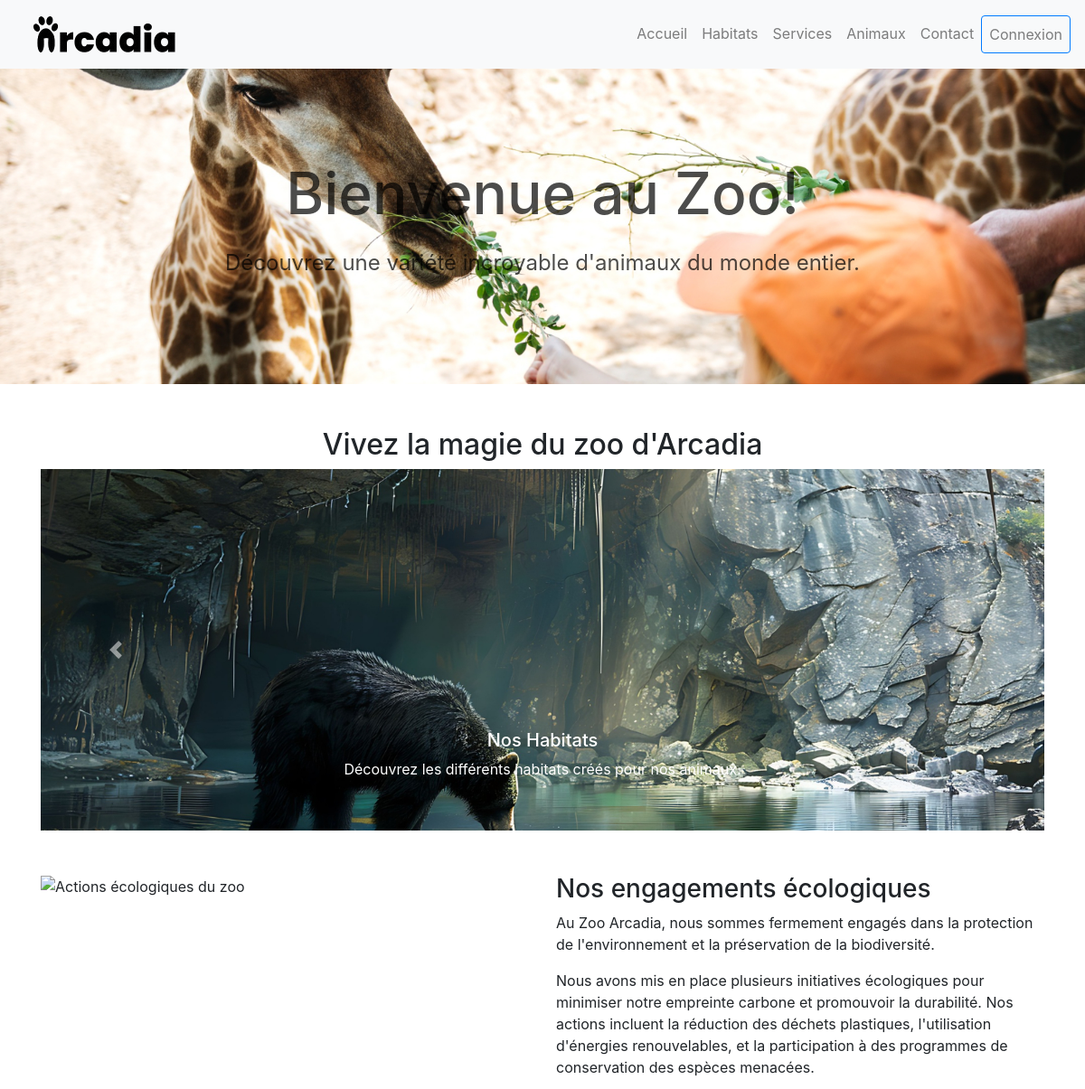
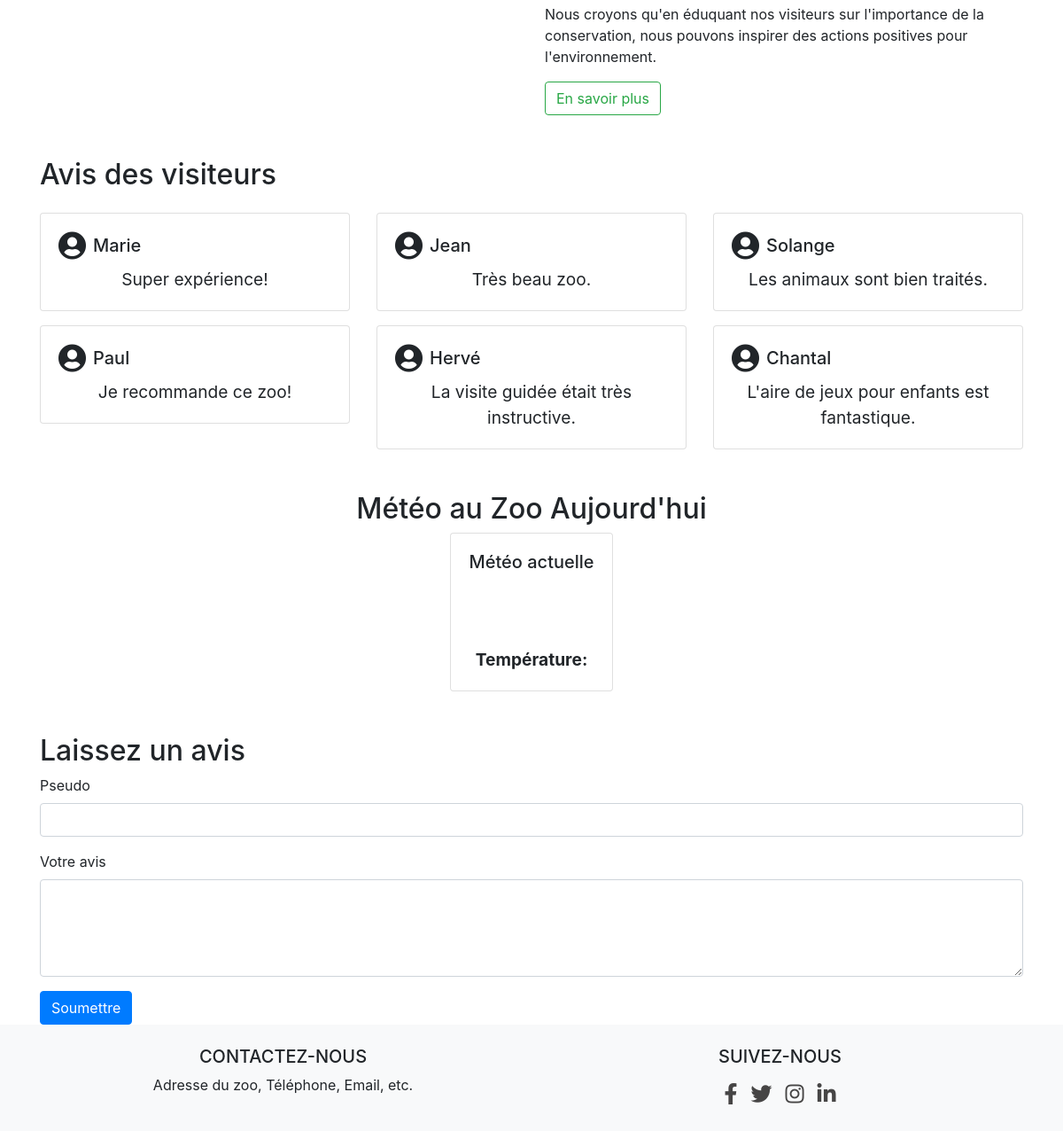
The page / on the database its author committed (2 pictures, top to bottom).
### tables this page shows
CREATE TABLE `avis` (
  `avis_id` int NOT NULL AUTO_INCREMENT,
  `pseudo` varchar(50) NOT NULL,
  `commentaire` varchar(50) NOT NULL,
  `isVisible` tinyint(1) NOT NULL,
  `date` timestamp NULL DEFAULT CURRENT_TIMESTAMP ON UPDATE CURRENT_TIMESTAMP,
  PRIMARY KEY (`avis_id`)
);

### index.php (the view, shortened to what this page needs)
<!DOCTYPE html>
<html lang="fr">
<head>
    <link href="https://stackpath.bootstrapcdn.com/bootstrap/4.5.2/css/bootstrap.min.css" rel="stylesheet">
    <link rel="stylesheet" href="https://cdnjs.cloudflare.com/ajax/libs/font-awesome/5.15.3/css/all.min.css">
</head>
<body>
    <div class="hero">
        <div class="container">
            <h1>Bienvenue au Zoo!</h1>
            <p>Découvrez une variété incroyable d'animaux du monde entier.</p>
        </div>
    </div>
    <div class="container my-5">
        <h2 class="text-center">Vivez la magie du zoo d'Arcadia</h2>
        <div id="zooCarousel" class="carousel slide" data-ride="carousel">
            <div class="carousel-inner">
                <div class="carousel-item active">
                    <img src="assets/images/habitats.jpg" class="d-block w-100" alt="Habitats">
                    <div class="carousel-caption d-none d-md-block">
                        <h5>Nos Habitats</h5>
                        <p>Découvrez les différents habitats créés pour nos animaux.</p>
                    </div>
                </div>
            </div>
            <a class="carousel-control-prev" href="#zooCarousel" role="button" data-slide="prev">
                <span class="carousel-control-prev-icon" aria-hidden="true"></span>
            </a>
            <a class="carousel-control-next" href="#zooCarousel" role="button" data-slide="next">
                <span class="carousel-control-next-icon" aria-hidden="true"></span>
            </a>
        </div>
    </div>
    <div class="container my-5">
        <div class="row">
            <div class="col-md-6">
                <img src="assets/images/eco-actions.jpg" class="img-fluid" alt="Actions écologiques du zoo">
            </div>
            <div class="col-md-6">
                <h3>Nos engagements écologiques</h3>
                <p>Au Zoo Arcadia, nous sommes fermement engagés dans la protection de l'environnement et la préservation de la biodiversité.</p>
                <p>Nous avons mis en place plusieurs initiatives écologiques pour minimiser notre empreinte carbone et promouvoir la durabilité. Nos actions incluent la réduction des déchets plastiques, l'utilisation d'énergies renouvelables, et la participation à des programmes de conservation des espèces menacées.</p>
                <p>Nous croyons qu'en éduquant nos visiteurs sur l'importance de la conservation, nous pouvons inspirer des actions positives pour l'environnement.</p>
                <a href="page_engagement_eco.php" class="btn btn-outline-success">En savoir plus</a>
            </div>
        </div>
    </div>
        <div class="container mt-5">
        <h2>Avis des visiteurs</h2>
        <div class="row">
            <?php
            $servername = "localhost";
            $username = "root";
            $password = "Eliott64*";
            $dbname = "zoo";
            $conn = new mysqli($servername, $username, $password, $dbname);
            $sql = "SELECT pseudo, commentaire FROM avis WHERE isVisible = 1";
            $result = $conn->query($sql);
            if ($result->num_rows > 0) {
                while($row = $result->fetch_assoc()) {
                    echo '<div class="col-md-4">';
                    echo '<div class="card mt-3">';
                    echo '<div class="card-body">';
                    echo '<div class="d-flex align-items-center">';
                    echo '<i class="fas fa-user-circle fa-2x mr-2"></i>';
                    echo '<h5 class="card-title mb-0">' . htmlspecialchars($row["pseudo"]) . '</h5>';
                    echo '</div>';
                    echo '<p class="card-text mt-2">' . htmlspecialchars($row["commentaire"]) . '</p>';
                    echo '</div>';
                    echo '</div>';
                    echo '</div>';
                }
            } else {
                echo "<p>Aucun avis pour le moment.</p>";
            }
            ?>
        </div>
    </div>
    <div class="container my-5">
        <h2 class="text-center">Météo au Zoo Aujourd'hui</h2>
        <div class="d-flex justify-content-center align-items-center">
            <div class="card">
                <div class="card-body text-center">
                    <h5 class="card-title">Météo actuelle</h5>
                    <p class="card-text">
                        <i id="weather-icon" class=""></i><br>
                        <strong>Température:</strong> <span id="temperature"></span>
                    </p>
                </div>
            </div>
        </div>
    </div>
    <div class="container mt-5">
        <h2>Laissez un avis</h2>
        <form action="submit_review.php" method="post">
            <div class="form-group">
                <label for="pseudo">Pseudo</label>
                <input type="text" class="form-control" id="pseudo" name="pseudo" required>
            </div>
            <div class="form-group">
                <label for="avis">Votre avis</label>
                <textarea class="form-control" id="avis" name="avis" rows="4" required></textarea>
            </div>
            <button type="submit" class="btn btn-primary">Soumettre</button>
        </form>
    </div>
</body>
</html>

### index.php (style rules this page uses)
.hero { background-image: url('assets/images/zoo-background.jpg'); background-size: cover; background-position: center; color: rgba(0, 0, 0, 0.7); text-align: center; padding: 100px 0; }
.hero h1 { font-size: 4rem; margin-bottom: 20px; }
.hero p { font-size: 1.5rem; }
.card-body { text-align: center; padding: 20px; }
.card-text { font-size: 1.2rem; }
.carousel-item img { width: 100%; height: 400px; object-fit: cover; }

### rows shown on the page
avis: pseudo "Marie", commentaire "Super expérience!"
avis: pseudo "Jean", commentaire "Très beau zoo."
avis: pseudo "Solange", commentaire "Les animaux sont bien traités."
avis: pseudo "Paul", commentaire "Je recommande ce zoo!"
avis: pseudo "Hervé", commentaire "La visite guidée était très instructive."
avis: pseudo "Chantal", commentaire "L'aire de jeux pour enfants est fantastique."
